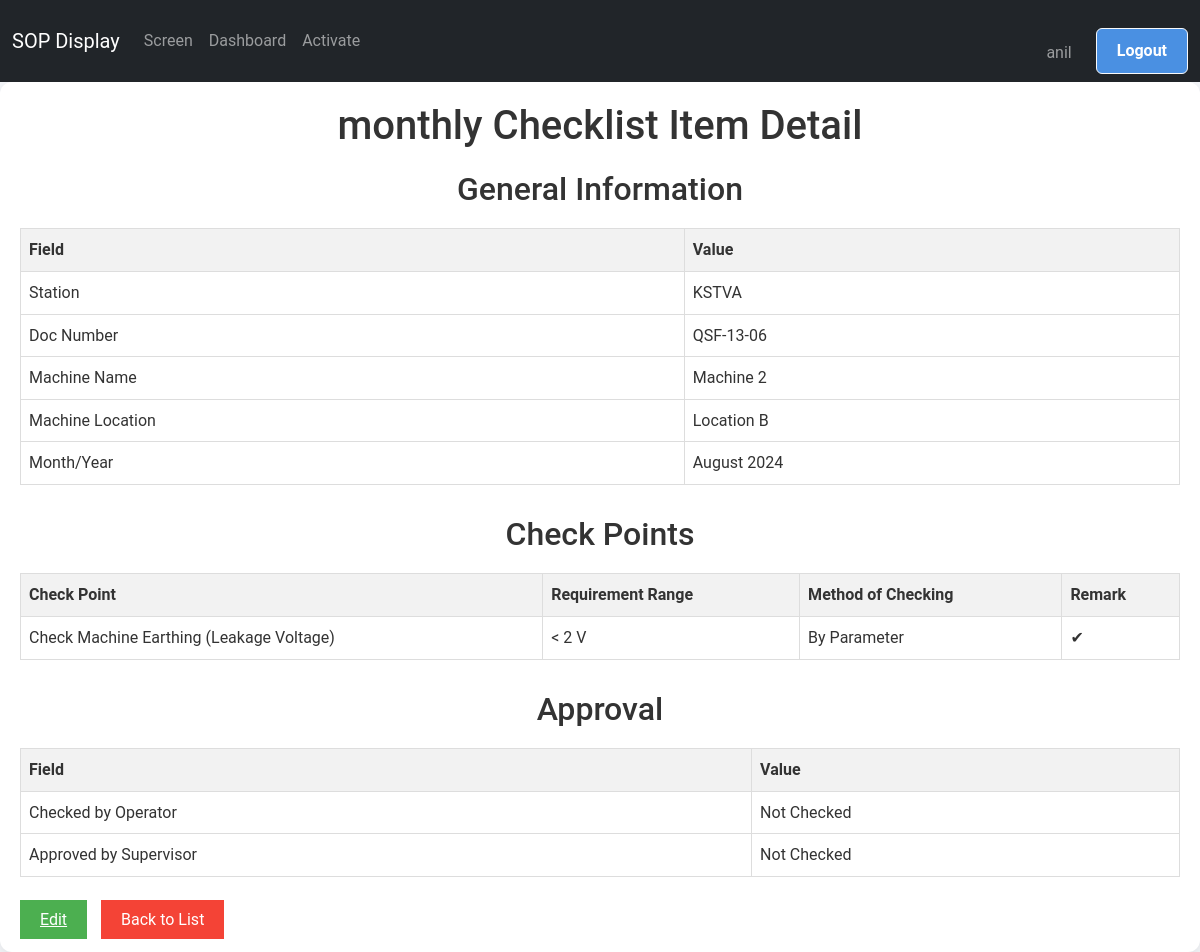
The app's page /screen/maintenance/monthly/detail/3/ (signed in) with its own data.
### screen_app/models.py (models this page shows, shortened)
class MonthlyChecklistItem(models.Model):
    TICK_CHOICES = [
        ('✔', 'OK'),
        ('✘', 'Not OK'),
        ('', 'Not Checked')
    ]
    station=models.ForeignKey(Screen, on_delete=models.CASCADE, default=None)
    doc_number = models.CharField(max_length=20, default="QSF-13-06",blank=True)
    rev_number = models.CharField(max_length=10, default="02")
    rev_date = models.DateField(default="2022-12-31")
    machine_name = models.CharField(max_length=100, choices=MACHINE_NAME_CHOICES)
    control_number = models.CharField(max_length=100,choices=CONTROL_NUMBER_CHOICES)
    machine_location = models.CharField(max_length=100,choices=MACHINE_LOCATION_CHOICES)
    month_year = models.DateField(default=timezone.now)
    CHECK_POINT_CHOICES = (
        ('Check Machine Earthing (Leakage Voltage)', 'Check Machine Earthing (Leakage Voltage)'),
        ('Check all parameter', 'Check all parameter'),
        ('Check Working condition', 'Check Working condition'),
        ('Check Operation of Sensors', 'Check Operation of Sensors'),
        ('Check condition of all fixture', 'Check condition of all fixture'),
    )
    REQUIREMENT_RANGE_CHOICES = (
        ('< 2 V', '< 2 V'),
        ('Condition Proper', 'Condition Proper'),
        ('Condition Proper', 'Condition Proper'),
        ('Proper Condition', 'Proper Condition'),
    )
    METHOD_OF_CHECKING_CHOICES = (
        ('By Parameter', 'By Parameter'),
        ('By Condition', 'By Condition'),
        ('By Condition', 'By Condition'),
        ('By Fixture', 'By Fixture'),
    )
    date = models.DateField(default=timezone.now,blank=True)
    check_point_12 = models.CharField(max_length=200, choices=CHECK_POINT_CHOICES, default='Check Machine Earthing (Leakage Voltage)')
    requirement_range_12 = models.CharField(max_length=200, choices=REQUIREMENT_RANGE_CHOICES, default='< 2 V')
    method_of_checking_12 = models.CharField(max_length=200, choices=METHOD_OF_CHECKING_CHOICES, default='By Parameter')
    TICK_CHOICES = [
        ('✔', 'OK'),
        ('✘', 'Not OK'),
        ('', 'Not Checked')
    ]
    Remark_12=models.CharField(max_length=100,choices=TICK_CHOICES)
    checked_by_Operator = models.CharField(max_length=100,choices=TICK_CHOICES,default='',blank=True)
    approved_by_Supervisor = models.CharField(max_length=100,choices=TICK_CHOICES ,default='',blank=True)

class Screen(models.Model):
    screen_id = models.AutoField(primary_key=True)
    manager = models.ForeignKey(User, on_delete=models.CASCADE, default=None)
    product = models.ForeignKey(Product, on_delete=models.CASCADE)
    video_path = models.CharField(max_length=100, null=True, blank=True)
    pdf_path = models.CharField(max_length=100, null=True, blank=True)

class Product(models.Model):
    name = models.CharField(max_length=100)
    status_choices = [
        ('RUNNING', 'Running'),
        ('STOPPED', 'Stopped'),
    ]
    status = models.CharField(max_length=10, choices=status_choices, default='STOPPED')

### screen_app/views.py (the view)
# urls.py: path('maintenance/monthly/detail/<int:pk>/', MonthlyChecklistItemDetailView.as_view(), name='monthly_detail'),
@method_decorator(staff_member_required, name='dispatch')
class MonthlyChecklistItemDetailView(View):
    def get(self, request, pk):
        record = get_object_or_404(MonthlyChecklistItem, pk=pk)
        return render(request, 'Maintenance/monthly/monthly_detail.html', {'record': record})

### screen_app/templates/Maintenance/monthly/monthly_detail.html (shortened to what this page needs)
{% extends "base.html" %}
{% block content %}
<div class="container">
    <h1>monthly Checklist Item Detail</h1>
    <div class="section">
        <h2>General Information</h2>
        <table class="excel-table">
            <tr>
                <th>Field</th>
                <th>Value</th>
            </tr>
            <tr>
                <td>Station</td>
                <td>{{ record.station.product.name }}</td>
            </tr>
            <tr>
                <td>Doc Number</td>
                <td>{{ record.doc_number }}</td>
            </tr>
            <tr>
                <td>Machine Name</td>
                <td>{{ record.get_machine_name_display }}</td>
            </tr>
            <tr>
                <td>Machine Location</td>
                <td>{{ record.get_machine_location_display }}</td>
            </tr>
            <tr>
                <td>Month/Year</td>
                <td>{{ record.month_year|date:"F Y" }}</td>
            </tr>
        </table>
    </div>
    <div class="section">
        <h2>Check Points</h2>
        <table class="excel-table">
            <tr>
                <th>Check Point</th>
                <th>Requirement Range</th>
                <th>Method of Checking</th>
                <th>Remark</th>
            </tr>
            <tr>
              <td>{{record.check_point_12}}</td>
              <td>{{ record.requirement_range_12 }}</td>
                <td>{{ record.method_of_checking_12 }}</td>
                <td>{{ record.Remark_12 }}</td>
            </tr>
        </table>
    </div>
    <div class="section">
        <h2>Approval</h2>
        <table class="excel-table">
            <tr>
                <th>Field</th>
                <th>Value</th>
            </tr>
            <tr>
                <td>Checked by Operator</td>
                <td>{{ record.get_checked_by_Operator_display }}</td>
            </tr>
            <tr>
                <td>Approved by Supervisor</td>
                <td>{{ record.get_approved_by_Supervisor_display }}</td>
            </tr>
        </table>
    </div>
    <div class="action-buttons">
        <a href="{% url 'update_monthly' record.pk %}" class="btn-submit">Edit</a>
        <a href="{% url 'list_monthly' %}" class="btn-back">Back to List</a>
    </div>
</div>
{% endblock content %}

### templates/base.html (shortened to what this page needs)
{% load static %}
<!DOCTYPE html>
<html lang="en">
  <head>
    <link rel="stylesheet" href="{% static 'css/bootstrap.css' %}" />
  </head>
  <body>
    <nav class="navbar navbar-expand-lg navbar-dark bg-dark" id="mainNavbar">
      <div class="container-fluid">
        <a class="navbar-brand" href="/">SOP Display</a>
        <div class="collapse navbar-collapse" id="navbarContent">
          <ul class="navbar-nav me-auto mb-2 mb-lg-0">
            <li class="nav-item">
              <a
                class="nav-link {% if request.resolver_match.url_name == 'display_screen_content' %}active{% endif %}"
                href="{% url 'display_screen_content' %}"
                >Screen</a
              >
            </li>
            {% if user.is_authenticated %}
            <li class="nav-item">
              <a
                class="nav-link {% if request.resolver_match.url_name == 'dashboard' %}active{% endif %}"
                href="{% url 'dashboard' %}"
                >Dashboard</a
              >
            </li>
            {% if user.is_staff %}
            <li class="nav-item">
              <a
                class="nav-link {% if request.resolver_match.url_name == 'activate_product' %}active{% endif %}"
                href="{% url 'activate_product' %}"
                >Activate</a
              >
            </li>
            {% endif %} {% endif %}
          </ul>
          <ul class="navbar-nav ">
            {% if user.is_authenticated %}
            <li class="nav-item mt-4">
              <span class=" nav-link  me-3">{{ user.username }}</span>
            </li>
            <li class="nav-item">
              <form method="post" action="{% url 'logout' %}">
                <button class="btn btn-outline-light" type="submit">
                  Logout
                </button>
              </form>
            </li>
            {% endif %}
          </ul>
        </div>
      </div>
    </nav>
    {% block content %} {% endblock content %}
  </body>
</html>

### templates/base.html (style rules this page uses)
html, body { height: 100%; margin: 0; padding: 0; overflow-x: hidden; }
body { padding-top: 0px; }
.navbar { transition: transform 0.3s ease; }
body { scrollbar-width: none; -ms-overflow-style: none; }
:root { --primary-color: #4a90e2; --secondary-color: #f5f7fa; --text-color: #333; --border-color: #e0e0e0; }
body { font-family: "Roboto", Arial, sans-serif; background-color: var(--secondary-color); color: var(--text-color); line-height: 1.6; margin: 0; padding: 0; }
.container { max-width: 1200px; margin: 40px auto; padding: 30px; background-color: #ffffff; border-radius: 12px; box-shadow: 0 5px 15px rgba(0, 0, 0, 0.1); }
h1 { color: var(--primary-color); font-size: 2.5em; text-align: center; margin-bottom: 30px; }
.btn { display: inline-block; background-color: var(--primary-color); color: white; padding: 10px 20px; text-decoration: none; border-radius: 6px; font-weight: bold; transition: background-color 0.3s ease; }
form { margin-top: 20px; }
form button { background-color: var(--primary-color); color: white; border: none; padding: 12px 24px; font-size: 18px; border-radius: 6px; cursor: pointer; transition: background-color 0.3s ease; }

### screen_app/templates/Maintenance/monthly/monthly_detail.html (style rules this page uses)
.container { max-width: 1200px; margin: 0 auto; padding: 20px; }
h1, h2 { color: #333; text-align: center; margin-bottom: 20px; }
.excel-table { width: 100%; border-collapse: collapse; margin-bottom: 20px; }
.excel-table th, .excel-table td { border: 1px solid #ddd; padding: 8px; text-align: left; }
.excel-table th { background-color: #f2f2f2; font-weight: bold; }
.section { margin-bottom: 30px; }
.btn-submit { background-color: #4CAF50; color: white; padding: 10px 20px; border: none; cursor: pointer; }
.btn-back { background-color: #f44336; color: white; padding: 10px 20px; text-decoration: none; margin-left: 10px; }

### records on screen
MonthlyChecklistItem: station.product.name "KSTVA", doc_number "QSF-13-06", machine_name "Machine 2", machine_location "Location B", month_year "August 2024", check_point_12 "Check Machine Earthing (Leakage Voltage)", requirement_range_12 "< 2 V", method_of_checking_12 "By Parameter", Remark_12 "✔", checked_by_Operator "Not Checked", approved_by_Supervisor "Not Checked"

### other values on screen
{{ user.username }} "anil"
